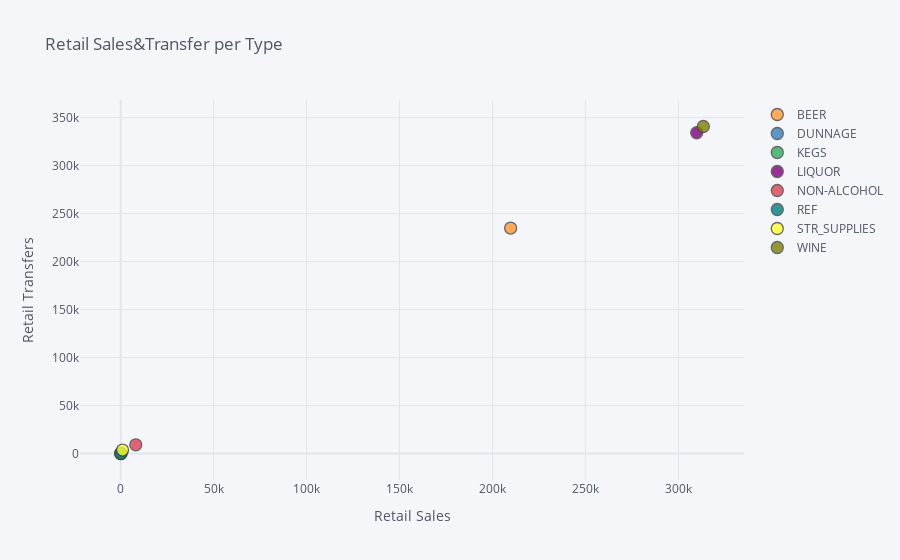

The cell this chart's notebook holds for it:
### Markdown cell above
## 7. Create a scatter plot showing the relationship between Retail Sales (x-axis) and Retail Transfers (y-axis) with the plot points color-coded according to their Item Type.

*Hint: Seaborn's lmplot is the easiest way to generate the scatter plot.*

### Code cell
sales.iplot(x='RetailSales', 
                     y='RetailTransfers', 
                     categories='ItemType',
                     xTitle='Retail Sales', 
                    yTitle='Retail Transfers',
                    title='Retail Sales&Transfer per Type')

### Figure 1 — Plotly figure (JSON) as saved in the notebook; plotly's stock layout.template omitted (floating-point values rounded to 4 significant figures)
{"data": [{"marker": {"color": "rgba(255, 153, 51, 1.0)", "line": {"width": 1.3}, "opacity": 0.8, "size": 12, "symbol": "circle"}, "mode": "markers", "name": "BEER", "textfont": {"color": "#4D5663"}, "type": "scatter", "x": [209800.0], "y": [234900.0]}, {"marker": {"color": "rgba(55, 128, 191, 1.0)", "line": {"width": 1.3}, "opacity": 0.8, "size": 12, "symbol": "circle"}, "mode": "markers", "name": "DUNNAGE", "textfont": {"color": "#4D5663"}, "type": "scatter", "x": [0], "y": [0]}, {"marker": {"color": "rgba(50, 171, 96, 1.0)", "line": {"width": 1.3}, "opacity": 0.8, "size": 12, "symbol": "circle"}, "mode": "markers", "name": "KEGS", "textfont": {"color": "#4D5663"}, "type": "scatter", "x": [0], "y": [0]}, {"marker": {"color": "rgba(128, 0, 128, 1.0)", "line": {"width": 1.3}, "opacity": 0.8, "size": 12, "symbol": "circle"}, "mode": "markers", "name": "LIQUOR", "textfont": {"color": "#4D5663"}, "type": "scatter", "x": [309800.0], "y": [334200.0]}, {"marker": {"color": "rgba(219, 64, 82, 1.0)", "line": {"width": 1.3}, "opacity": 0.8, "size": 12, "symbol": "circle"}, "mode": "markers", "name": "NON-ALCOHOL", "textfont": {"color": "#4D5663"}, "type": "scatter", "x": [8110.0], "y": [9058.0]}, {"marker": {"color": "rgba(0, 128, 128, 1.0)", "line": {"width": 1.3}, "opacity": 0.8, "size": 12, "symbol": "circle"}, "mode": "markers", "name": "REF", "textfont": {"color": "#4D5663"}, "type": "scatter", "x": [281.3], "y": [171.9]}, {"marker": {"color": "rgba(255, 255, 51, 1.0)", "line": {"width": 1.3}, "opacity": 0.8, "size": 12, "symbol": "circle"}, "mode": "markers", "name": "STR_SUPPLIES", "textfont": {"color": "#4D5663"}, "type": "scatter", "x": [996.0], "y": [3595.0]}, {"marker": {"color": "rgba(128, 128, 0, 1.0)", "line": {"width": 1.3}, "opacity": 0.8, "size": 12, "symbol": "circle"}, "mode": "markers", "name": "WINE", "textfont": {"color": "#4D5663"}, "type": "scatter", "x": [313400.0], "y": [340700.0]}], "layout": {"legend": {"bgcolor": "#F5F6F9", "font": {"color": "#4D5663"}}, "paper_bgcolor": "#F5F6F9", "plot_bgcolor": "#F5F6F9", "title": {"font": {"color": "#4D5663"}, "text": "Retail Sales&Transfer per Type"}, "xaxis": {"gridcolor": "#E1E5ED", "showgrid": true, "tickfont": {"color": "#4D5663"}, "title": {"font": {"color": "#4D5663"}, "text": "Retail Sales"}, "zerolinecolor": "#E1E5ED"}, "yaxis": {"gridcolor": "#E1E5ED", "showgrid": true, "tickfont": {"color": "#4D5663"}, "title": {"font": {"color": "#4D5663"}, "text": "Retail Transfers"}, "zerolinecolor": "#E1E5ED"}}}
